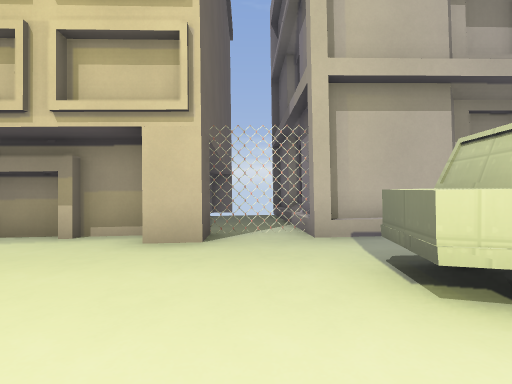
[1] (above)

16 first-person views from a walk through a 3-D level made in the Godot game engine. The camera is 1.2 m above the floor, looks level and sees 90° across. The floor is counted in squares, 2 m on a side. Each view is taken from the middle of a square. On the plan, view 1 faces up. The plan holds only what a view shows up to about 9 squares ahead; the rest is blank. The place goes on beyond the plan. Some surface patterns are stand-ins.

[2]
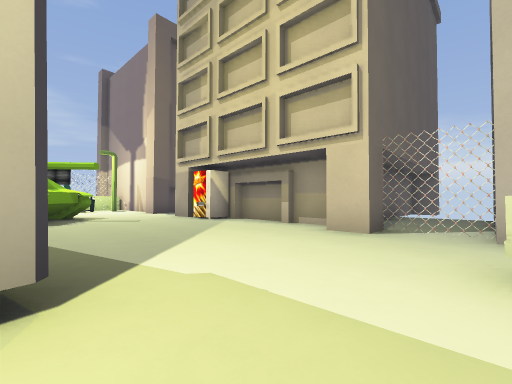

[3]
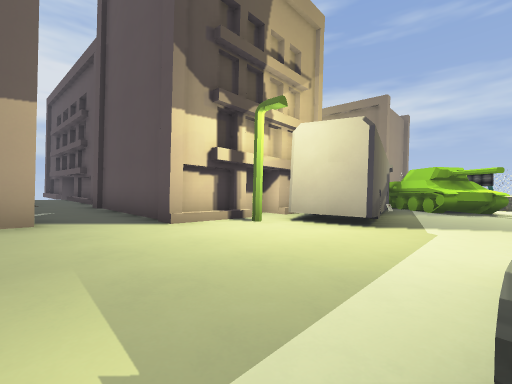

[4]
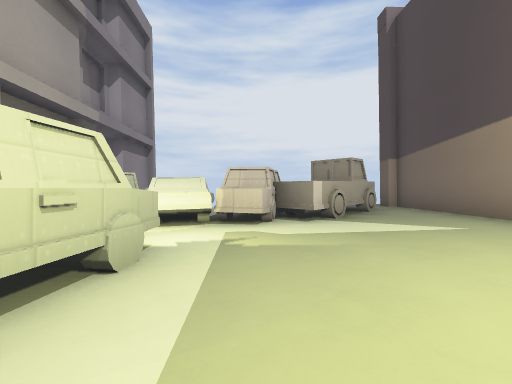

[5]
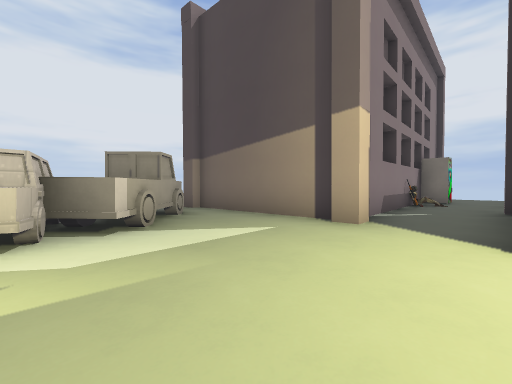

[6]
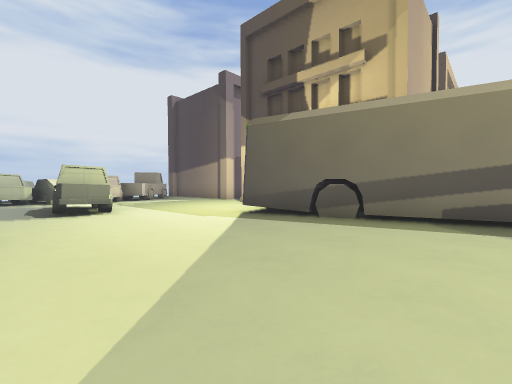

[7]
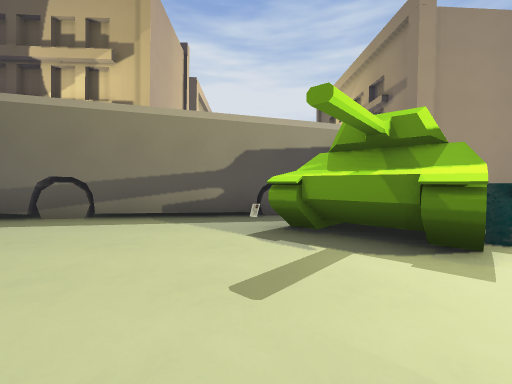

[8]
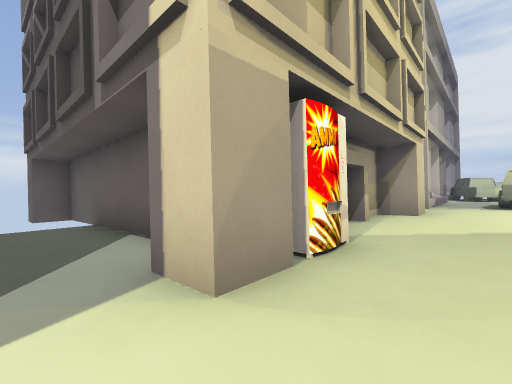

[9]
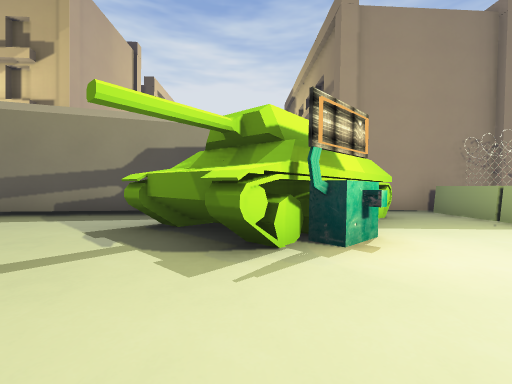

[10]
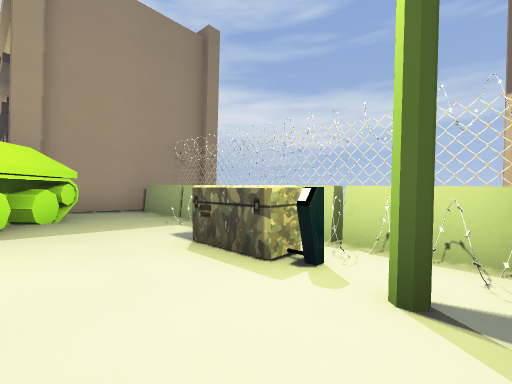

[11]
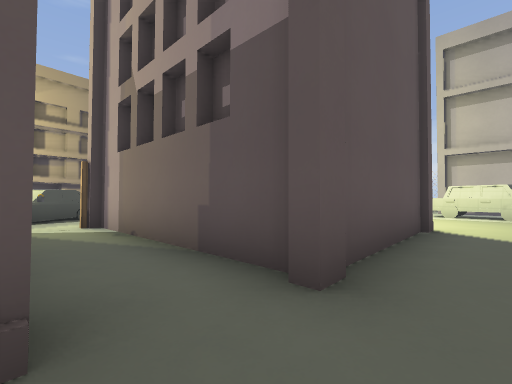

[12]
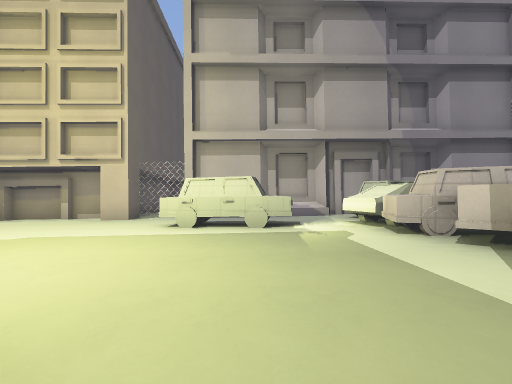

[13]
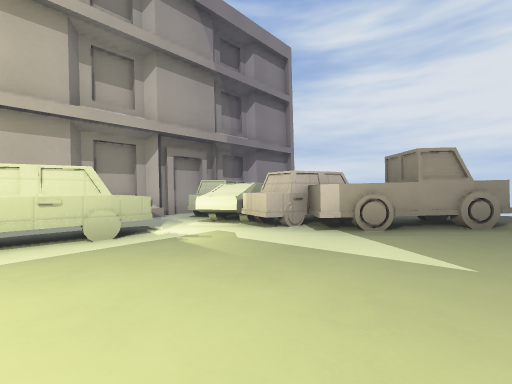

[14]
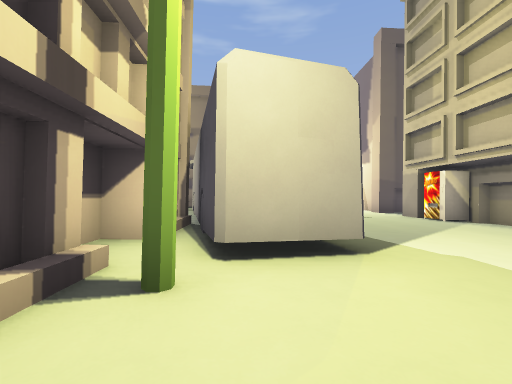

[15]
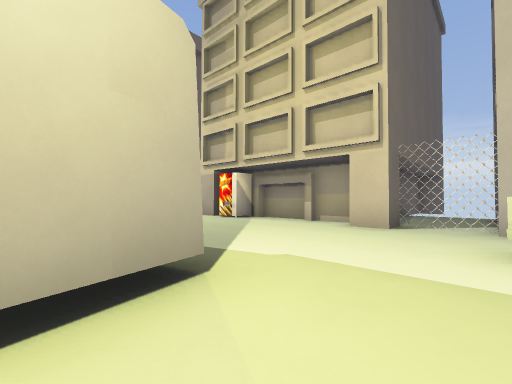

[16]
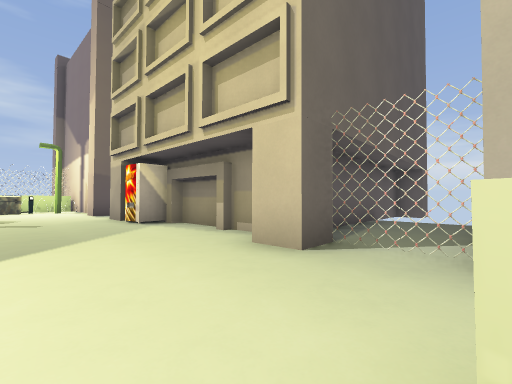

### Floor plan
Key: @ floor where view 1 was taken; # wall or solid block; . main floor; : floor 0.25 m higher than the main floor; - floor 0.25 m lower than the main floor; + floor 0.5 m higher than the main floor; * floor 0.75 m higher than the main floor; / step, stairs or slope; = window, fence, low wall or low ledge; ^ raised ledge; B building; F fence; C car; E bench; A barricade; H chest; O other object.
Columns run from 15 left of view 1 to 9 right of it. Each row starts with its distance up from view 1.
 11         B    BB
 10         B    B
  9         B    B  B
  8        --    B..B
  7        --B   B..B
  6        --B   B..B
  5        --B   B..B  B  BBB
  4       B-B#B.B.F.F B//BCCB
  3 BFA#----.......::::::CC
  2  FAH--........::CCC:##^
  1  FAH-..# ....:::::C::#^
  0   A-..E##...:::@:::+CCC
 -1  FA...####:::##:::+++^^
 -2  FA..##  ######::+++++#^
 -3  FA.##   ####::///++++^=
 -4 BFABBB  #^# BBBBBB+BBBBB
 -5      B      B    B+B
 -6      B           B+B
 -7           # B BBBB*B
 -8     B     ^+F++++**O
 -9     B       F+++ B*B
-10                  /*#

Positions as (right, up) in squares from view 1, and headings:
1: (0, 0), facing up
2: (1, -1), facing up-left
3: (4, 1), facing down-left
4: (1, 0), facing right
5: (2, 0), facing down-right
6: (-5, 3), facing down-right
7: (-6, 3), facing down
8: (-8, 2), facing up-right
9: (-8, 3), facing down
10: (-10, 3), facing down-left
11: (3, -9), facing up-left
12: (3, -4), facing up
13: (2, -3), facing up-right
14: (2, -2), facing left
15: (1, -2), facing up-left
16: (1, 1), facing up-left
